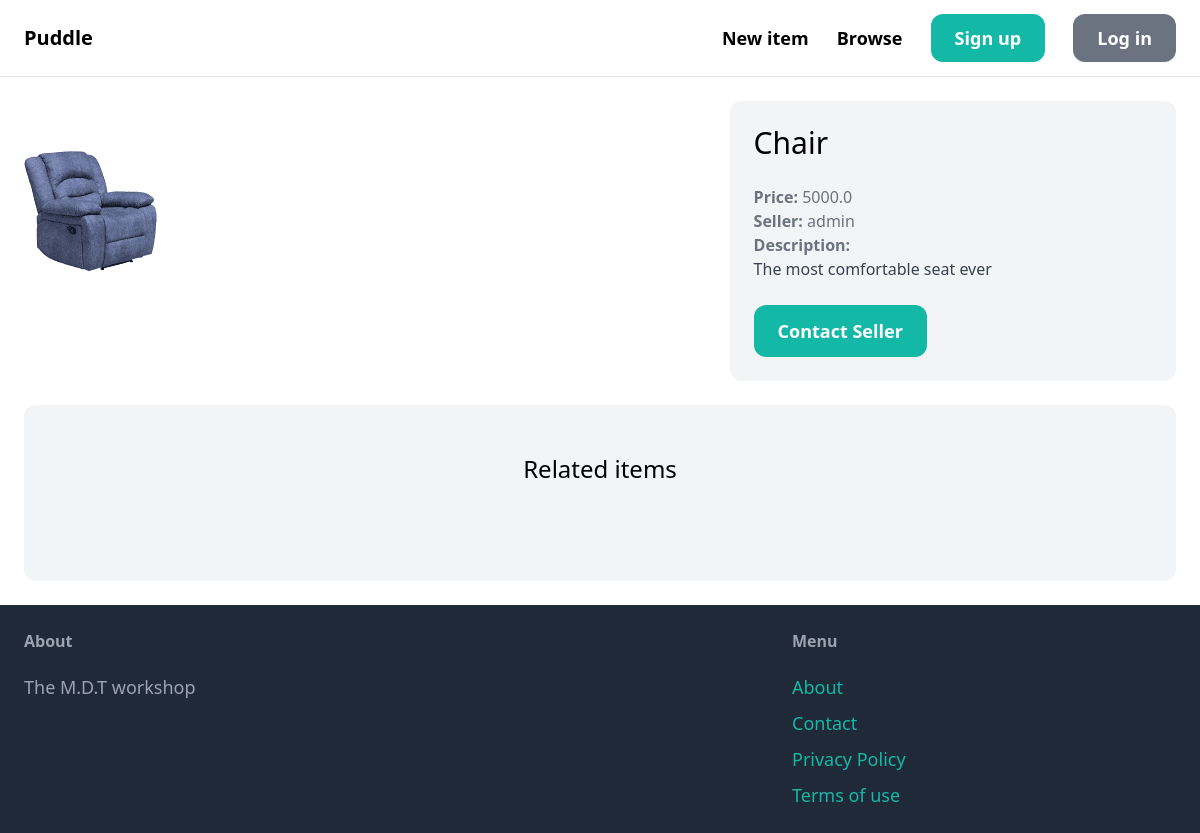
The page /items/2/ on the database as committed earlier.
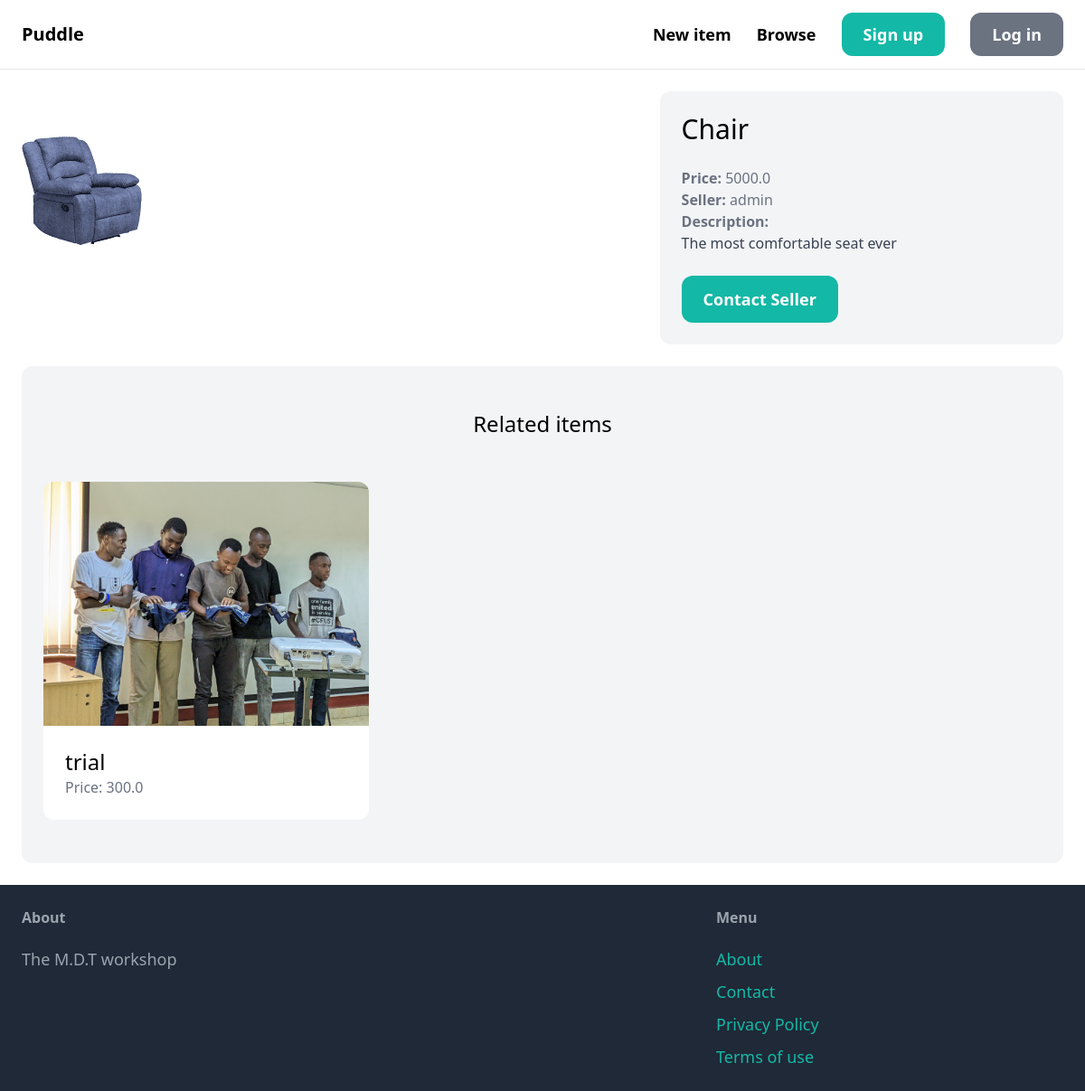
The same page on the database as committed later.
### item/models.py (models this page shows, shortened)
class Item(models.Model):
    category = models.ForeignKey(Category, related_name='items', on_delete=models.CASCADE)
    name = models.CharField(max_length=255)
    description = models.TextField(blank=True, null=True)
    price = models.FloatField()
    image = models.ImageField(upload_to='item_images', blank=True, null=True)
    is_sold = models.BooleanField(default=False)
    created_by = models.ForeignKey(User, related_name='items', on_delete=models.CASCADE)
    created_at = models.DateTimeField(auto_now_add=True)

### item/views.py (the view)
# urls.py: path('<int:pk>/', views.detail, name='detail'),
def detail(request, pk):
    item = get_object_or_404(Item, pk=pk)
    related_items = Item.objects.filter(category=item.category, is_sold = False).exclude(pk=pk)[0:3]
    return render(request, 'item/detail.html',{
        'item': item,
        'related_items': related_items
    })

### item/templates/item/detail.html (shortened to what this page needs)
{% extends 'core/base.html' %}
{% block content %}
<div class="grid grid-cols-5 gap-6">
    <div class="col-span-3">
        <img src="{{ item.image.url }}" alt="" class="rounded-xl">
    </div>
    <div class="col-span-2 p-6 bg-gray-100 rounded-xl">
        <h1 class="mb-6 text-3xl">{{ item.name }}</h1>
        <p class="text-gray-500"><strong>Price: </strong>{{ item.price }}</p>
        <p class="text-gray-500"><strong>Seller: </strong>{{ item.created_by.username }}</p>
        {% if item.description %}
            <p class="text-gray-700">
                <strong class="text-gray-500">Description:</strong><br>
                {{ item.description }}
            </p>
        {% endif %}
        <a href="#" class="inline-block mt-6 px-6 py-3 text-lg font-semibold bg-teal-500 text-white rounded-xl hover:bg-teal-700">Contact Seller</a>
    </div>
</div>
  <div class="mt-6 px-6 py-12 bg-gray-100 rounded-xl">
            <h2 class="mb-12 text-2xl text-center">Related items</h2>
            <div class="grid grid-cols-3 gap-3">
                {% for item in related_items %}
                    <div>
                        <a href="{% url 'item:detail' item.id%}">
                            <div>
                                <img src="{{ item.image.url }}" class="rounded-t-xl" alt="">
                            </div>
                            <div class="p-6 bg-white rounded-b-xl">
                                <h2 class="text-2xl">{{ item.name}}</h2>
                                <p class="text-gray-500">Price: {{ item.price }}</p>
                            </div>
                        </a>
                    </div>
                {% endfor %}
            </div>
      </div>
{% endblock %}

Rows that differ between the two databases and show on the page:
added Item: image (picture), name "trial", price "300.0"
